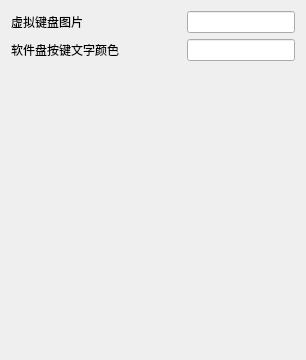
     <widget class="QWidget" name="keyboard">
      <attribute name="title">
       <string>键盘</string>
      </attribute>
      <layout class="QGridLayout" name="gridLayout_5">
       <item row="0" column="0">
        <layout class="QVBoxLayout" name="verticalLayout">
         <item>
          <layout class="QHBoxLayout" name="horizontalLayout_15">
           <item>
            <widget class="QLabel" name="labelVirtualKeyboardPicture">
             <property name="sizePolicy">
              <sizepolicy hsizetype="Preferred" vsizetype="Maximum">
               <horstretch>0</horstretch>
               <verstretch>0</verstretch>
              </sizepolicy>
             </property>
             <property name="minimumSize">
              <size>
               <width>170</width>
               <height>20</height>
              </size>
             </property>
             <property name="maximumSize">
              <size>
               <width>170</width>
               <height>20</height>
              </size>
             </property>
             <property name="text">
              <string>虚拟键盘图片</string>
             </property>
            </widget>
           </item>
           <item>
            <widget class="QLineEdit" name="lineEditVirtualKeyboardPicture"/>
           </item>
          </layout>
         </item>
         <item>
          <layout class="QHBoxLayout" name="horizontalLayout_32">
           <item>
            <widget class="QLabel" name="labelSoftKeyboardFontcolor">
             <property name="minimumSize">
              <size>
               <width>170</width>
               <height>20</height>
              </size>
             </property>
             <property name="maximumSize">
              <size>
               <width>170</width>
               <height>20</height>
              </size>
             </property>
             <property name="text">
              <string>软件盘按键文字颜色</string>
             </property>
            </widget>
           </item>
           <item>
            <widget class="QLineEdit" name="lineEditSoftKeyboardFontcolor"/>
           </item>
          </layout>
         </item>
        </layout>
       </item>
       <item row="1" column="0">
        <spacer name="verticalSpacer">
         <property name="orientation">
          <enum>Qt::Vertical</enum>
         </property>
         <property name="sizeType">
          <enum>QSizePolicy::Expanding</enum>
         </property>
         <property name="sizeHint" stdset="0">
          <size>
           <width>20</width>
           <height>288</height>
          </size>
         </property>
        </spacer>
       </item>
      </layout>
     </widget>
